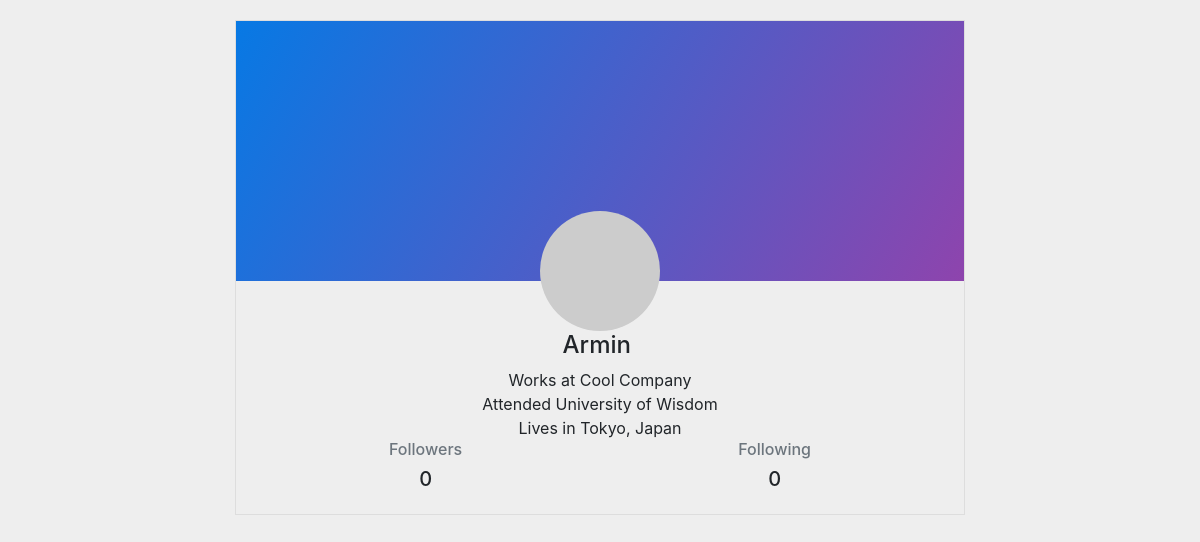
The app's page /user/armin (signed in), older data.
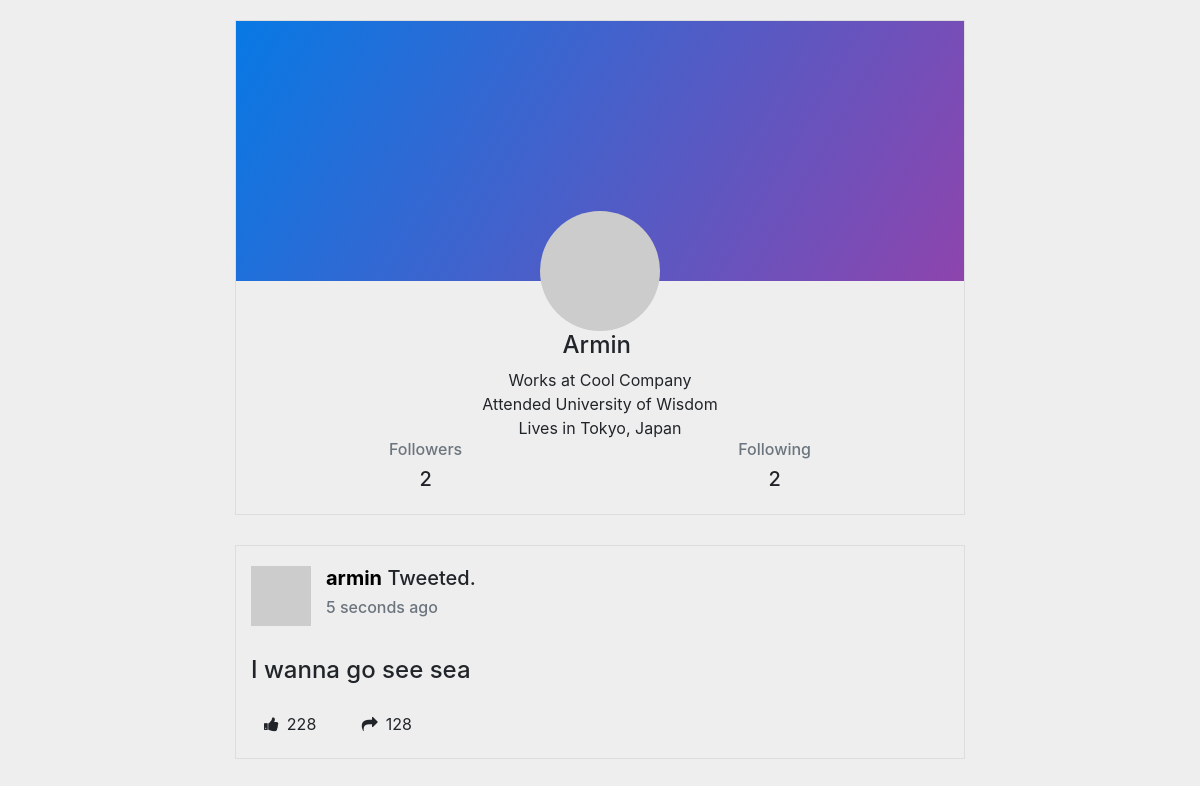
The same page, newer data.
### app/models.py (models this page shows, shortened)
class User(UserMixin,db.Model):
    id = db.Column(db.Integer, primary_key=True)
    username = db.Column(db.String(64), index=True, unique=True)
    password_hash = db.Column(db.String(128))
    posts = db.relationship('Post', backref='author', lazy='dynamic')
    followed = db.relationship(
        'User', secondary=followers,
        primaryjoin=(followers.c.follower_id == id),
        secondaryjoin=(followers.c.followed_id == id),
        backref=db.backref('followers', lazy='dynamic'), lazy='dynamic')
    def avatar(self, size):
        digest = md5(self.username.lower().encode('utf-8')).hexdigest()
        return 'https://www.gravatar.com/avatar/{}?d=identicon&s={}'.format(
            digest, size)

class Post(db.Model):
    id = db.Column(db.Integer, primary_key=True)
    body = db.Column(db.String(250))
    timestamp = db.Column(db.DateTime, index=True, default=datetime.utcnow)
    user_id = db.Column(db.Integer, db.ForeignKey('user.id'))

### app/routes.py (the view)
@app.route('/user/<username>')
@login_required
def user(username):
    user = User.query.filter_by(username=username).first_or_404()
    posts = user.posts.order_by(Post.timestamp.desc())
    return render_template('profile.html', user=user, posts=posts)

### app/models.py (called while the page is built)
@login.user_loader
def load_user(id):
    return User.query.get(int(id))

### app/templates/profile.html (shortened to what this page needs)
<html>
<head>
     <link rel="stylesheet" href="https://stackpath.bootstrapcdn.com/bootstrap/4.4.1/css/bootstrap.min.css">
	<link href="{{ url_for('static', filename='css/profile.css') }}" rel="stylesheet">
</head>
<body>
<link href="https://maxcdn.bootstrapcdn.com/font-awesome/4.3.0/css/font-awesome.min.css" rel="stylesheet">
<div class="container">
<div class="row">
    <div class="col-sm-8 col-sm-offset-2" style="margin: auto;">
        <div class="panel panel-white profile-widget">
            <div class="row">
                <div class="col-sm-12">
                    <div class="image-container bg2" style="background:linear-gradient(120deg, #0779e4, #8e44ad);">
                        <img src="{{  user.avatar(128) }}" class="avatar" alt="avatar">
                    </div>
                </div>
                <div class="col-sm-12">
                    <div class="details">
                        <h4> {{ user.username.capitalize() }} </h4>
                        <div>Works at Cool Company</div>
                        <div>Attended University of Wisdom</div>
                        <div>Lives in Tokyo, Japan</div>
                        <div class="row justify-content-between"style="margin: auto;">
                        <div style="margin: auto;"><h6 class="text-muted">Followers</h6>
                        <h5>{{ user.followers.count() }}</div>
                        <div style="margin: auto"><h6 class="text-muted">Following</h6>
                        <h5>{{ user.followed.count() }}</div>
                    	</div>
                    </div>
                </div>
            </div>
        </div>
        <div class="row">
            {% for post in posts %}
            <div class="col-sm-12">
                <div class="panel panel-white post">
                    <div class="post-heading">
                        <div class="pull-left image">
                            <img src="{{ user.avatar(180) }}" class="img-circle avatar" alt="user profile image">
                        </div>
                        <div class="pull-left meta">
                            <div class="title h5">
                                <a href="#"><b> {{ user.username }}</b></a>
                                Tweeted.
                            </div>
                            <h6 class="text-muted time">5 seconds ago</h6>
                        </div>
                    </div>
                    <div class="post-description">
                        <h4> {{ post.body }} </h4>
                        <div class="stats">
                            <a href="javascript:void(0);" class="btn btn-default stat-item">
                                <i class="fa fa-thumbs-up icon"></i>228
                            </a>
                            <a href="javascript:void(0);" class="btn btn-default stat-item">
                                <i class="fa fa-share icon"></i>128
                            </a>
                        </div>
                    </div>
                </div>
            </div>
    {% endfor %}
        </div>
</body>
</html>

Row changes from the older to the newer data that the page shows:
added Post: {{ user.username }} "armin", body "I wanna go see sea"
Text that changed along with them:
{{ user.followers.count() }}: "0" → "2"
{{ user.followed.count() }}: "0" → "2"
